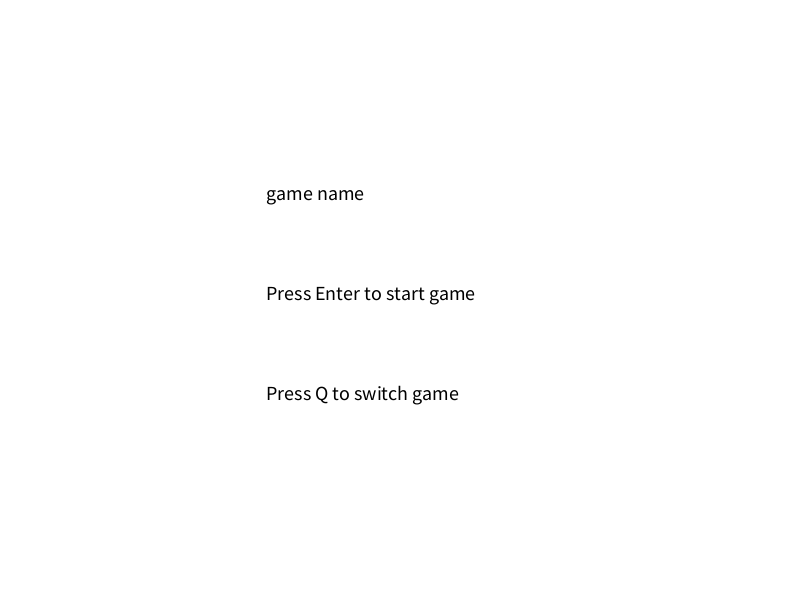
Frame 1 (no input)
Frame 60 (the mouse pressed at the canvas centre just before this capture): identical to frame 1, image omitted
Frame 120 (the mouse held since frame 60 and released just before this capture): identical to frame 1, image omitted

The Processing sketch that drew this single still picture (run headless with seeded random() and noise(); from frame 60 on, the mouse is pressed at the canvas centre):

// Processing sketch: marge
// ── marge.pde
int scene;

int hund;
int low;
int high;

int turn;
int tLow;
int tHigh;

int rLow;
int rHigh;
int rMax;

int winCount;
int loseCount;

class Config{
  void setting(){
    line(width/2,0,width/2,height);
    drawConfig();
  }
}

class judgeHand{
  
  void judge(int player,int cpu){
    if(player > cpu)
      winCount += 1;
    if(player < cpu)
      loseCount += 1;
  }
  
  int win(){
    return winCount;
  }
  int lose(){
    return loseCount;
  }
}

Config play;
judgeHand jH;

void setup(){
  background(255);
  size(800,600);
  play = new Config();
  jH = new judgeHand();
  scene = 0;

  hund = 5;
  low = 5;
  high = 11;

  turn = 3;
  tLow = 1;
  tHigh = 10;

  rLow = 1;
  rHigh = 1;
  rMax = 10;
  
  winCount = 0;
  loseCount = 0;
}

void drawTitle(){
  background(255);
  fill(0);
  textSize(20);
  text("game name",width/3,height/3);
  text("Press Enter to start game",width/3,height/2);
  text("Press Q to switch game",width/3,2*height/3);
}

void drawConfig(){
  background(255);
  text("Hund",width/2-24,height/5-40);
  drawFigure(width/4,height/5);
  text(hund,width/2-6,height/5);
  
  text("Number of turns",width/3+55,2*height/5-40);
  drawFigure(width/4,2*height/5);
  text(turn,width/2-6,2*height/5);
  
  text("Lower limit of random number",width/3,3*height/5-40);
  drawFigure(width/4,3*height/5);
  text(rLow,width/2-6,3*height/5);
  
  text("Upper limit of random number",width/3,4*height/5-40);
  drawFigure(width/4,4*height/5);
  text(rHigh,width/2-6,4*height/5);
  
  text("Press B to back title",width/3+36,5*height/5-20);
  
}
void drawFigure(int x,int y){
  fill(255);
  rect(x+20,y-25,25,50);
  rect(3*x-40,y-25,25,50);
  fill(0);
  triangle(x+20,y,x+45,y-25,x+45,y+25);
  triangle(3*x-15,y,3*x-40,y-25,3*x-40,y+25);
  stroke(0);
}

void mousePressed(){
  if(scene == 1){
    if(mouseX >= width/4+20 && mouseX <= width/4+45 && mouseY >= height/5-25 && mouseY <= height/5+25 && hund != low){
      hund -= 2;
      drawConfig();
    }else if(mouseX >= 3*width/4-40 && mouseX <= 3*width/4-15 && mouseY >= height/5-25 && mouseY <= height/5+25 && hund != high){
      hund += 2;
      drawConfig();
    }else if(mouseX >= width/4+20 && mouseX <= width/4+45 && mouseY >= 2*height/5-25 && mouseY <= 2*height/5+25 && turn != tLow){
      turn--;
      drawConfig();
    }else if(mouseX >= 3*width/4-40 && mouseX <= 3*width/4-15 && mouseY >= 2*height/5-25 && mouseY <= 2*height/5+25 && turn != tHigh){
      turn++;
      drawConfig();
    }else if(mouseX >= width/4+20 && mouseX <= width/4+45 && mouseY >= 3*height/5-25 && mouseY <= 3*height/5+25 && rLow != 1){
      rLow--;
      drawConfig();
    }else if(mouseX >= 3*width/4-40 && mouseX <= 3*width/4-15 && mouseY >= 3*height/5-25 && mouseY <= 3*height/5+25 && rLow != rHigh){
      rLow++;
      drawConfig();
    }else if(mouseX >= width/4+20 && mouseX <= width/4+45 && mouseY >= 4*height/5-25 && mouseY <= 4*height/5+25 && rHigh != rLow){
      rHigh--;
      drawConfig();
    }else if(mouseX >= 3*width/4-40 && mouseX <= 3*width/4-15 && mouseY >= 4*height/5-25 && mouseY <= 4*height/5+25 && rHigh != rMax){
      rHigh++;
      drawConfig();
    }
  }
}

void keyPressed(){
  if(scene == 0){
    if(keyPressed == true && key == 'Q' || key == 'q'){
      scene = 1;
    }
    if(keyPressed == true && key == ENTER){
      scene = 2;  
    }
  }else if(scene == 1){
    if(keyPressed == true && key == 'B' || key == 'b'){
      scene = 0;
    }
  }else if(scene == 2){
    if(keyPressed == true && key == ENTER){
      scene = 3;
    }
  }else if(scene == 3){
    if(keyPressed == true && key == ENTER){
      loop();
      scene = 0;
      hund = 5;

      turn = 3;

      rLow = 1;
      rHigh = 1;
      rMax = 10;
  
      winCount = 0;
      loseCount = 0;
    }
  }
}

void drawResult(int win,int lose,String result){
  redraw();
  background(255);
  fill(0);
  textSize(30);
  text("player   -     COM",width/2-125,height/4);
  text(win,width/2-85,height/4+35);
  text(lose,width/2+85,height/4+35);
  textSize(60);
  text(result,width/2-(result.length()*33)/2,height/2);
  textSize(30);
  text("Press Enter to back to the title",width/4,3*height/4);
}

void draw(){
  if(scene == 0){
    drawTitle();
  }else if(scene == 1){
    play.setting();
  }else if(scene == 2){
    background(255);
    fill(0);
    text("play game now Press Enter",width/3,2*height/3);
  }else if(scene == 3){
    noLoop();
    int[] a = {1,2,3,3,2,4};
    for(int i = 0;i < 6;i+=2){
      jH.judge(a[i],a[i+1]);
    }
    
    winCount = jH.win();
    loseCount = jH.lose();
    if(winCount > loseCount){
      drawResult(winCount,loseCount,"Player Win");
    }else if(winCount < loseCount){
      drawResult(winCount,loseCount,"COM Win");
    }else{
      drawResult(winCount,loseCount,"Even");
    }
    
  }
  
}
